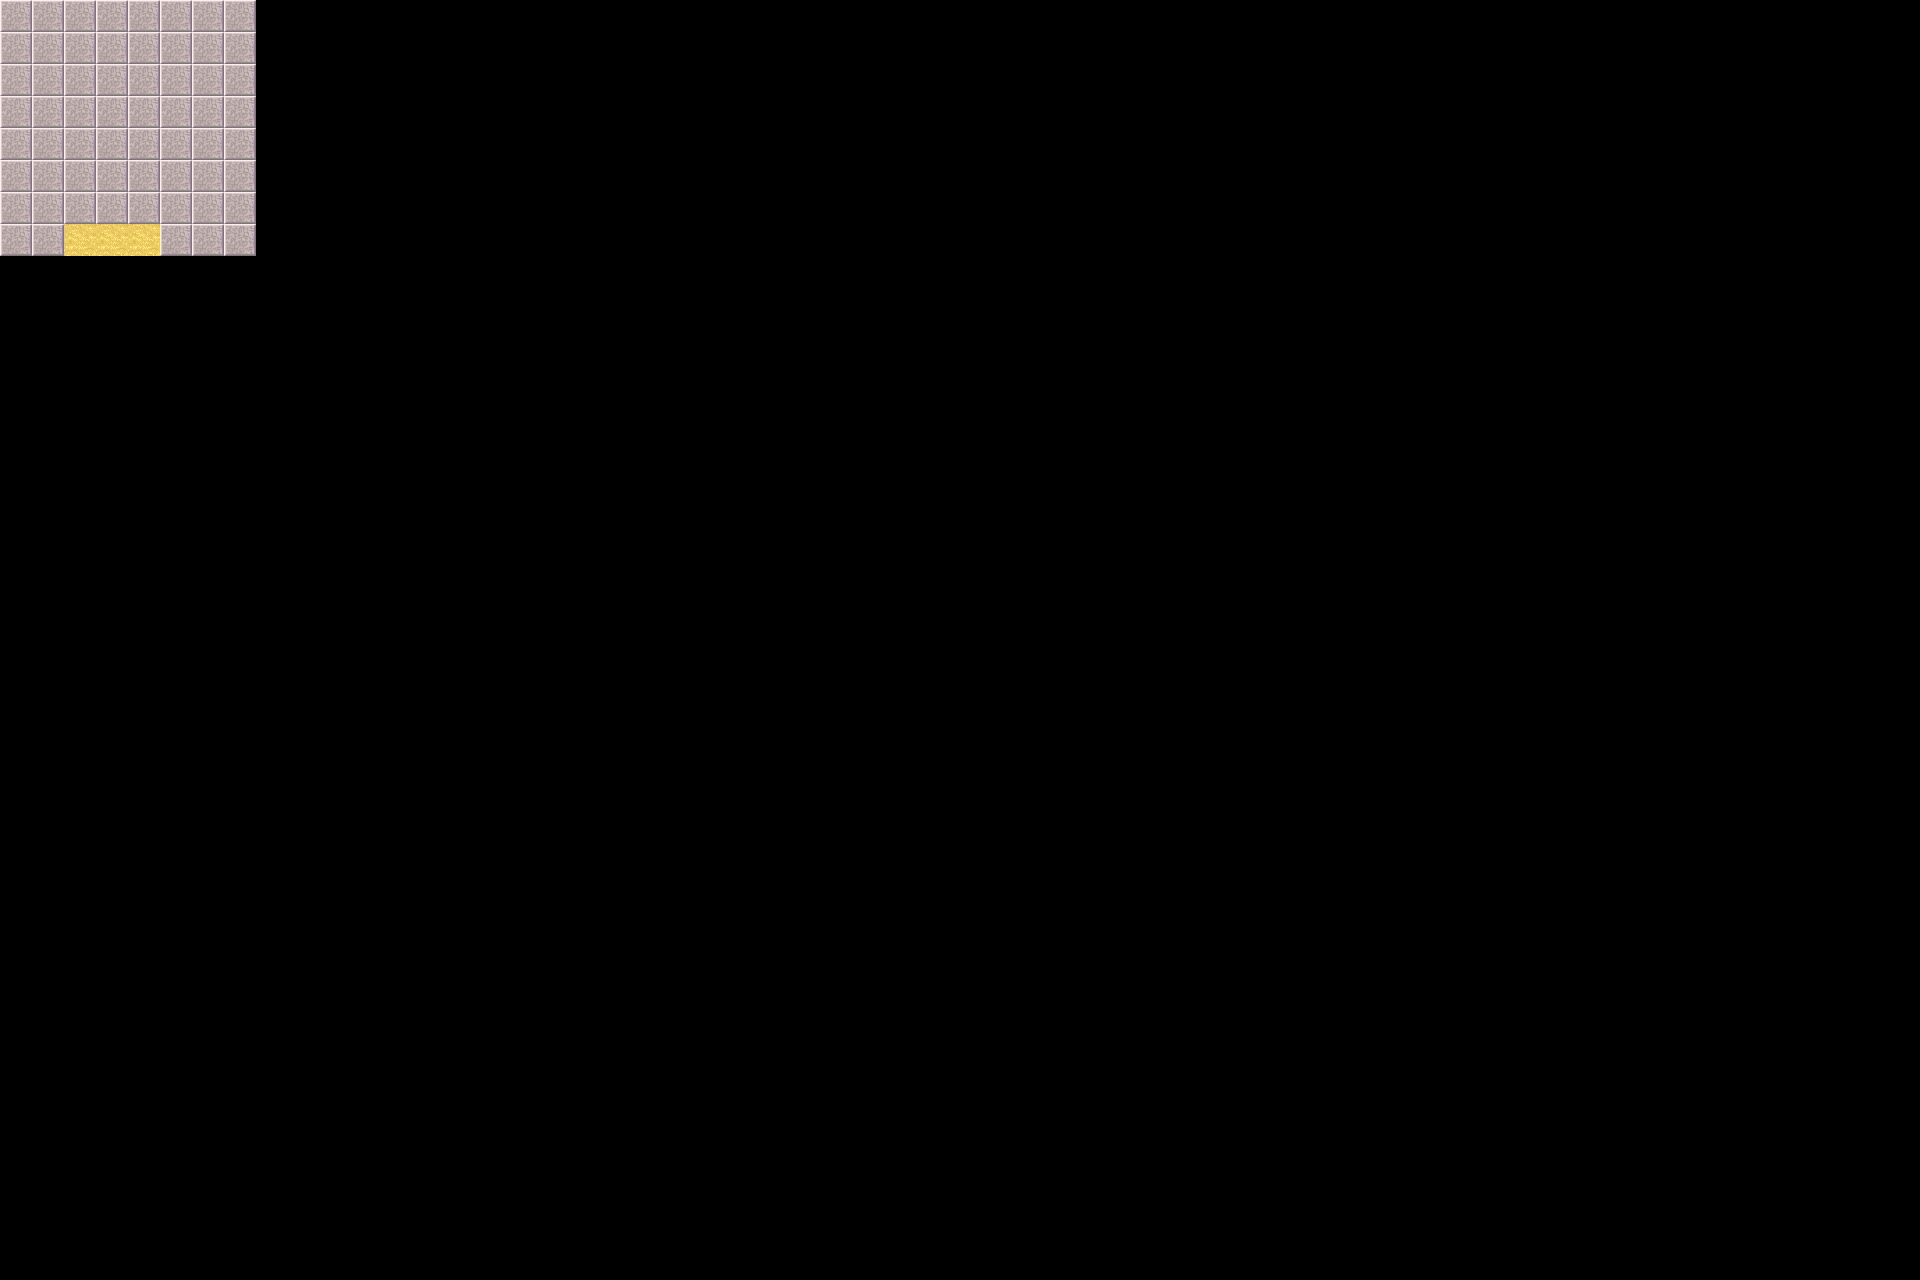

This game map was drawn from its Tiled (.tmx) file and the tilesets committed beside it. A one-line description and the trimmed map source follow:
An orthogonal 60x40 tile map with 32x32 px tiles, 3 tile layers (background, object, collision).

<map version="1.10" tiledversion="1.10.1" orientation="orthogonal" renderorder="right-down" width="60" height="40" tilewidth="32" tileheight="32" infinite="0" nextlayerid="5" nextobjectid="1">
 <properties>
  <property name="hero_pos" value="1,1" />
  <property name="tileset" value="tilesetdefs/cdc.txt" />
  <property name="title" value="cdc" />
 </properties>
 <tileset firstgid="1" source="map1.tsx" />
 <layer id="1" name="background" width="60" height="40">
  <data>[2400 cells, 64 non-empty, 1 distinct tile ids]</data>
 </layer>
 <layer id="2" name="object" width="60" height="40">
  <data>[2400 cells, 3 non-empty, 1 distinct tile ids]</data>
 </layer>
 <layer id="3" name="collision" width="60" height="40">
  <data>[2400 cells, 0 non-empty, 0 distinct tile ids]</data>
 </layer>
 <objectgroup id="4" name="event" />
</map>
